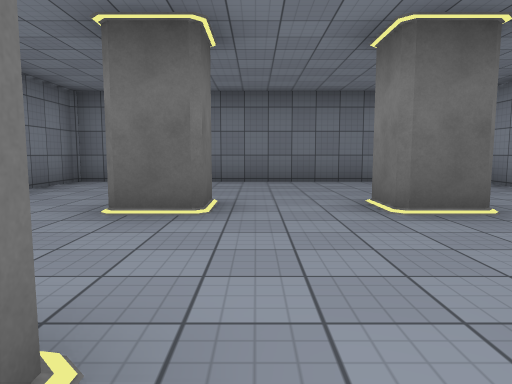
[1] (above)

17 first-person views from a walk through a 3-D level made in the Unity game engine. The camera is 1.2 m above the floor, tilts 6° down and sees 70° across. The floor is counted in squares, 2 m on a side. Each view is taken from the middle of a square. On the plan, view 1 faces up. The plan holds only what a view shows up to about 10 squares ahead; the rest is blank. The place goes on beyond the plan. The player character is not drawn. Door leaves are left out, so doorways stand open. Surface patterns are stand-ins for the level's own textures.

[2]
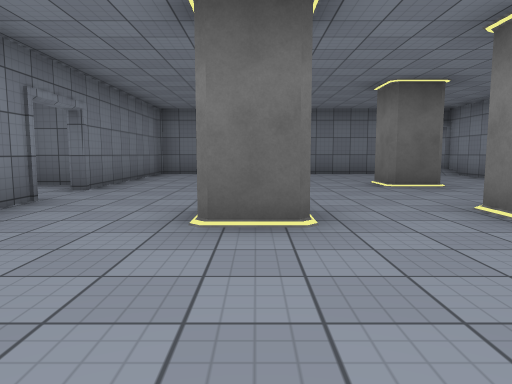

[3]
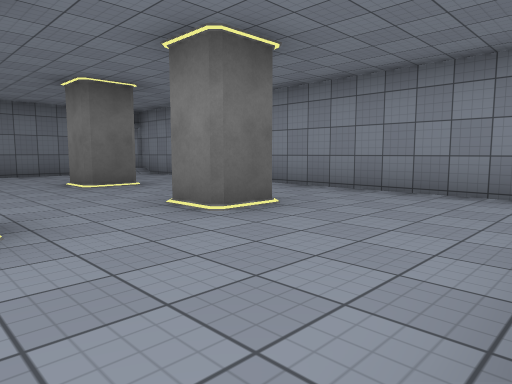

[4]
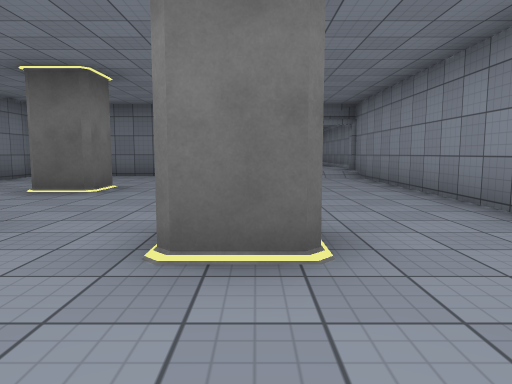

[5]
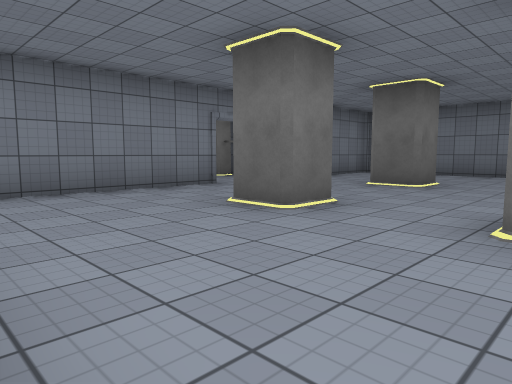

[6]
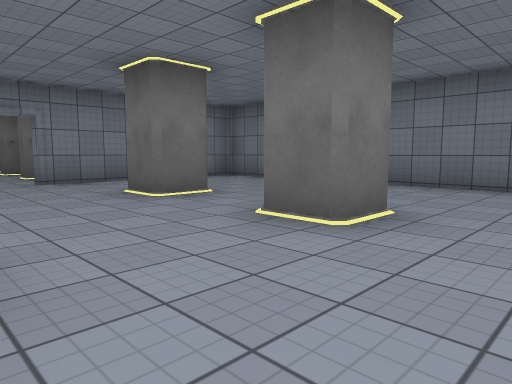

[7]
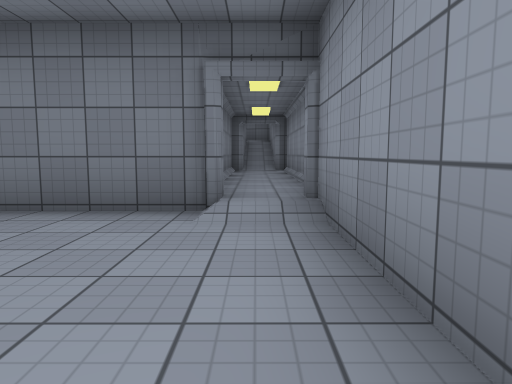

[8]
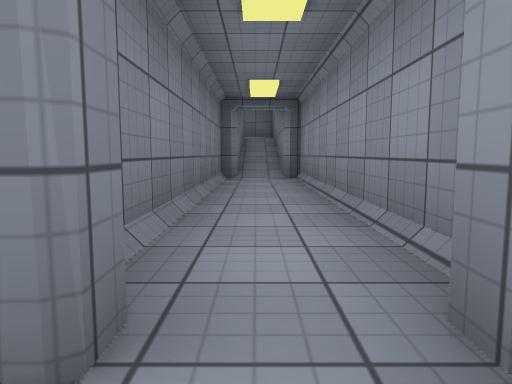

[9]
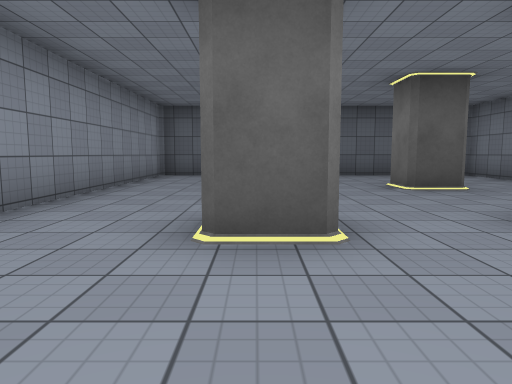

[10]
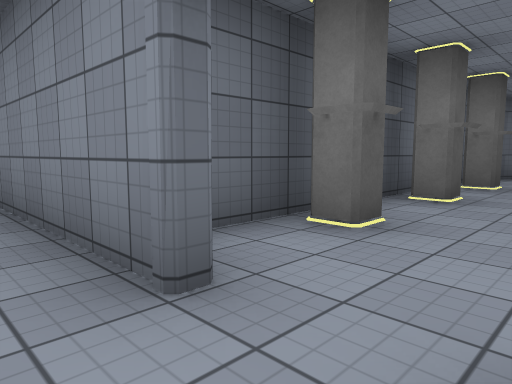

[11]
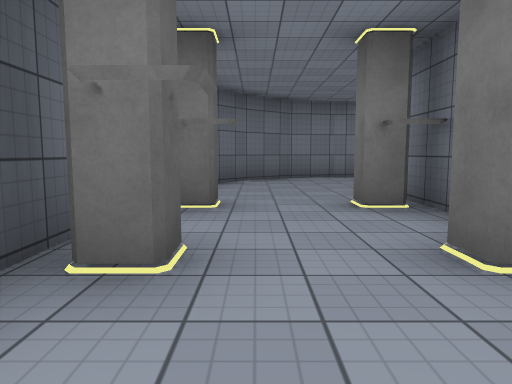

[12]
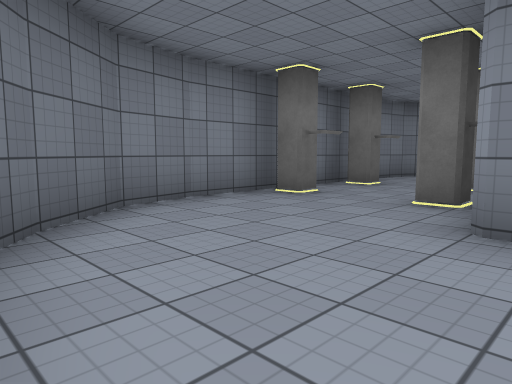

[13]
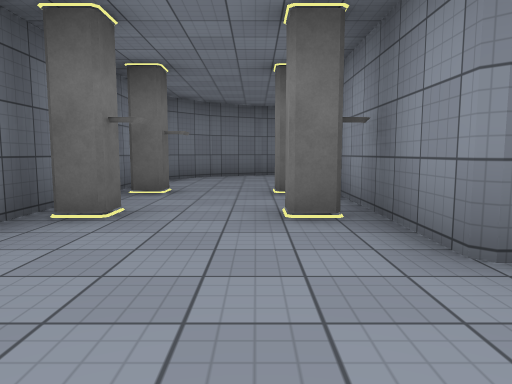

[14]
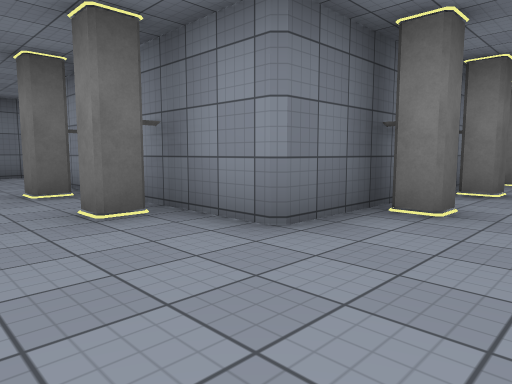

[15]
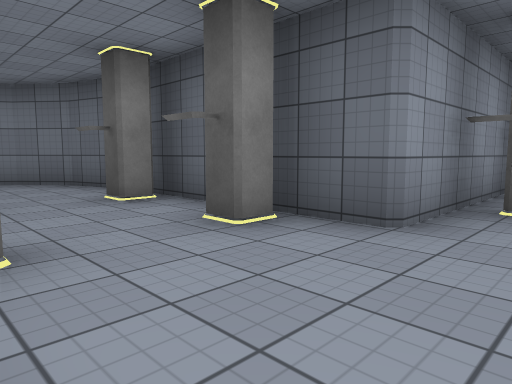

[16]
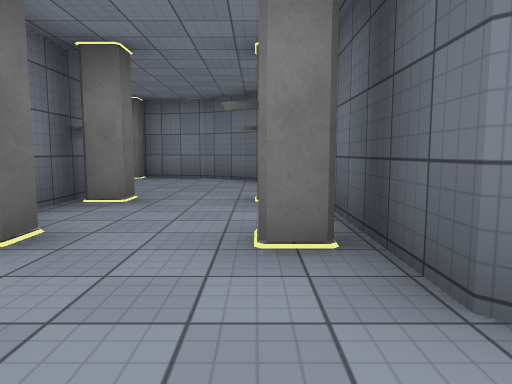

[17]
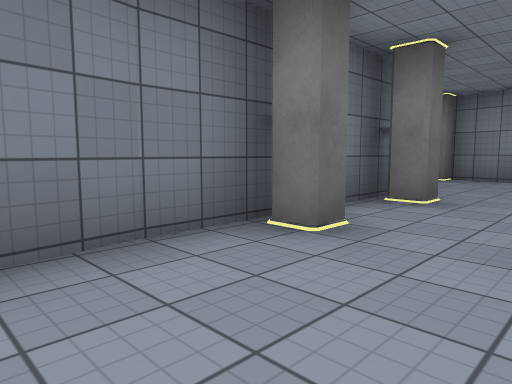

### Floor plan
Points are (right, up) in squares from view 1. A wall is a line through its corners. A room is listed if a view was taken in it or the views show most of it. See-through windows are left out.
Room 1 (views 1, 2, 3, 4, 5, 6, 7, 8, 9, 10)
walls: (-3.8, 1.8) (-3.8, -3.1); (4.6, -3) (4.6, 8); (3.6, 7.8) (-3.8, 7.8) (-3.8, 3)
ways out: open door at (-4, 2.5) to room 2; open door at (4, 8) to room 3
objects: pillar (-1, 0) to (-1, 1); pillar (-1, 4); pillar (2, 0) to (2, 1); pillar (2, 4)
Room 2 (views 11, 12, 13, 14, 15, 16, 17)
walls: (-15.3, 7.2) (-15.3, 3.9); (-9.6, 4) (-11.8, 4) (-11.8, 9.2) (-7.9, 9.2); (-15.3, 4) (-15, 2.8) (-14.1, 1.7); (-13.1, 12.1) (-14.1, 11.5) (-15, 10.5) (-15.2, 9.5); (-11.7, 12.4) (-12.7, 12.2); (-14.2, 1.8) (-13.1, 1); (-6.6, 9.3) (-5.7, 9.6) (-4.8, 10.3) (-4.1, 11.2) (-3.9, 12.4); (-8.5, 12.4) (-11.9, 12.4); (-8.9, 0.7) (-8.4, 0.7); (-4.5, 4) (-5.2, 4); (-5.5, 0.7) (-4.8, 0.7)
ways out: open door at (-4, 2.5) to room 1; open door at (-5, 13)
objects: pillar (-15, 6); pillar (-15, 8); pillar (-12, 6); pillar (-12, 8); pillar (-11, 10); pillar (-10, 1); pillar (-10, 3); pillar (-10, 12); pillar (-8, 1); pillar (-8, 3); pillar (-8, 10); pillar (-8, 12); pillar (-6, 1); pillar (-6, 3)
Room 3 (no view inside)
walls: (3.4, 12.5) (3.4, 8.6); (4.8, 8.4) (4.8, 13.7)
ways out: open door at (4, 8) to room 1

Where each view was taken, in squares from view 1:
view 1: 0 up, 0 right, facing up
view 2: 3 down, 1 left, facing up
view 3: 3 down, 1 left, facing up-right
view 4: 2 down, 2 right, facing up
view 5: 3 down, 2 right, facing up-left
view 6: 1 up, 4 right, facing up-left
view 7: 4 up, 4 right, facing up
view 8: 7 up, 4 right, facing up
view 9: 7 up, 2 right, facing down
view 10: 3 up, 3 left, facing down-left
view 11: 2 up, 6 left, facing left
view 12: 1 up, 11 left, facing up-left
view 13: 2 up, 13 left, facing up
view 14: 2 up, 14 left, facing up-right
view 15: 12 up, 13 left, facing down-right
view 16: 10 up, 13 left, facing right
view 17: 10 up, 13 left, facing up-right
